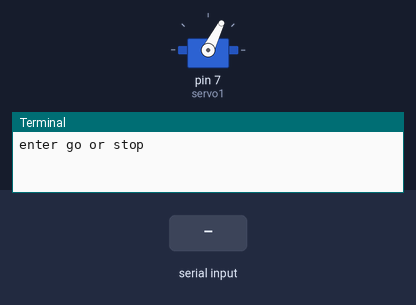
Bench run of a program on a simulated Raspberry Pi (header pin numbers). Parts: servo, the last lines printed to the terminal. The inputs (shaded band) are chosen by the test bench. Servo angles are drawn from the pulse width (0.5 ms = 0°, 2.5 ms = 180°).

Above: at 1.2 s.
1.3 s: "g" typed at the terminal, then Enter
At 3.1 s:
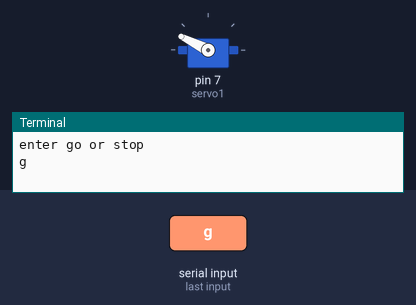
At 4.1 s:
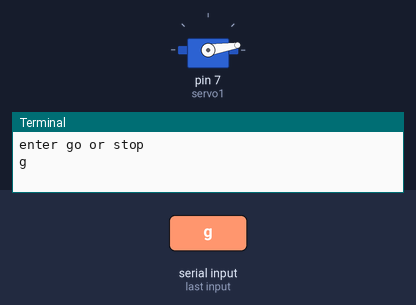
Timing chart, 0 to 5.6 s (numbered marks = the images above; inputs shaded):
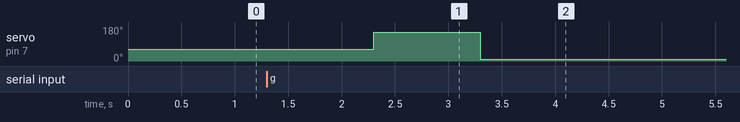

Measured:
- after the input at 1.3 s, servo on pin 7 (servo1): 63° → 153° after 1.0 s, → 9° 1.0 s later

The program:

ServoController.py
```python
import RPi.GPIO as GPIO
import time

servo1 = 7

GPIO.setmode(GPIO.BOARD)

GPIO.setup(servo1,GPIO.OUT)

s1 = GPIO.PWM(servo1,50)
s1.start(6)

while True:
    x = input("enter go or stop")

    if x == 'g':
        s1.ChangeDutyCycle(6)
        time.sleep(1)
        s1.ChangeDutyCycle(11)
        time.sleep(1)
        s1.ChangeDutyCycle(3)
        time.sleep(1)
    else:
        GPIO.cleanup()
```
